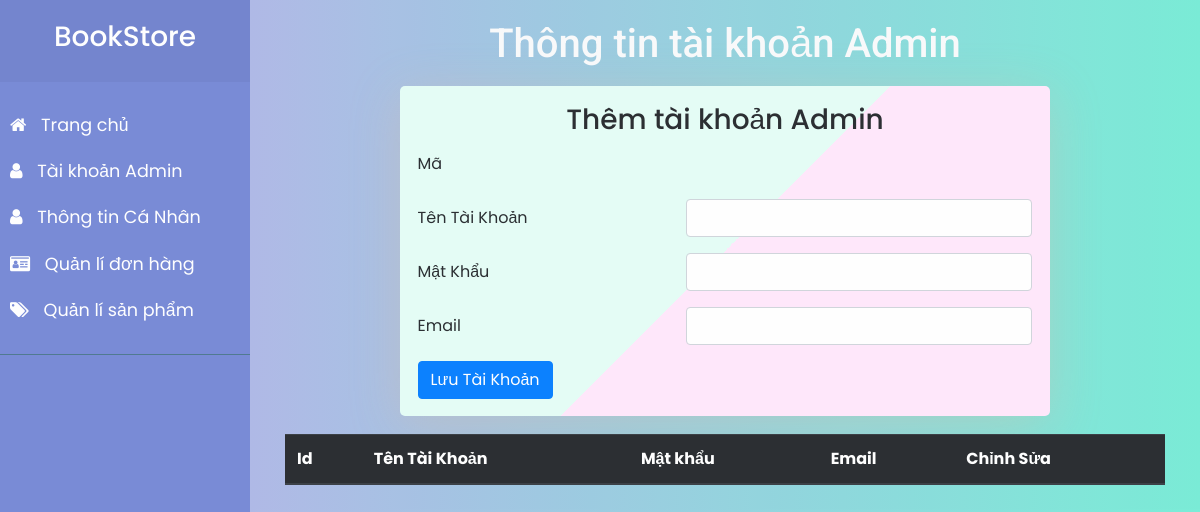
The app's page /Frontend/Admin/AdminInfo.php, older data.
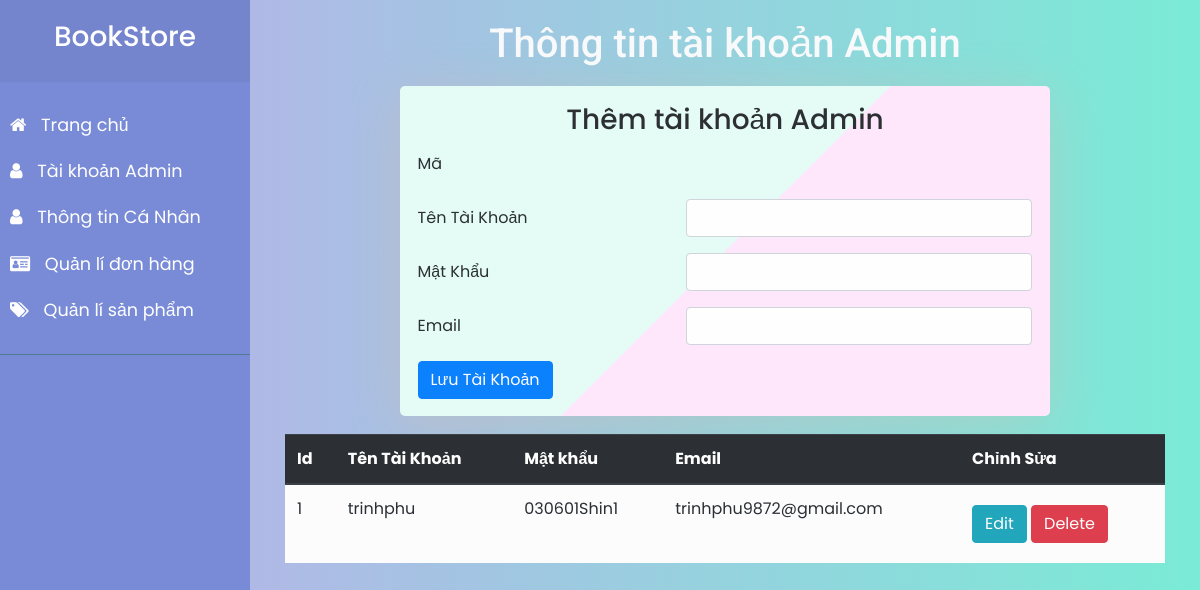
The same page, newer data.
### tables this page shows
CREATE TABLE `taikhoanadmin` (
  `maAdmin` int(255) NOT NULL,
  `Email` varchar(255) NOT NULL,
  `tenAdmin` varchar(255) NOT NULL,
  `matKhau` varchar(255) NOT NULL
);

### Frontend/Admin/AdminInfo.php (the view, shortened to what this page needs)
<!DOCTYPE html>
<html lang="en">
  <head>
    <link
      rel="stylesheet"
      href="https://cdnjs.cloudflare.com/ajax/libs/font-awesome/4.7.0/css/font-awesome.min.css"
    />
    <link rel="stylesheet" href="css/bootstrap.min.css" />
    <link rel="stylesheet" href="css/jquery-ui.min.css" />
    <link rel="stylesheet" href="css/modal.css" />
    <link rel="stylesheet" href="css/style4.css" />
    <link rel="stylesheet" type="text/css" href="css/main.css" />
  </head>
  <body>
    <div class="wrapper">
      <?php
         include("sidebar.php");
      ?>
      <div id="content">
        <h1 class="text-center text-title-Don text-light">
          Thông tin tài khoản Admin
        </h1>
        <div class="container my-auto">
        <div class='form'>
                    <form role='form' method='POST' enctype='multipart/form-data' action='processAdmin.php'>
                      <h3 class='text-center'>Thêm tài khoản Admin</h3>
                      <div class='form-group row'>
                        <label for='Id' class='col-sm-5 col-form-label'
                          >Mã </label
                        >
                        <div class='col-sm-7'>
                          <input
                            type='text'
                            readonly
                            class='form-control-plaintext'
                            id='Id'
                            name='id'
                          />
                        </div>
                      </div>
                      <div class='form-group row'>
                        <label for='inputTaiKhoan' class='col-sm-5 col-form-label'
                          >Tên Tài Khoản</label>
                        <div class='col-sm-7'>
                          <input
                            type='text'
                            class='form-control'
                            id='inputTaiKhoan'
                            name='TaiKhoan'
                          />
                        </div>
                      </div>
                      <div class='form-group row'>
                        <label for='inputPassword' class='col-sm-5 col-form-label'
                          >Mật Khẩu</label
                        >
                        <div class='col-sm-7'>
                          <input
                            type='text'
                            class='form-control'
                            id='inputPassword'
                            name='password'
                          />
                        </div>
                      </div>
                      <div class='form-group row'>
                        <label for='Email' class='col-sm-5 col-form-label'>Email</label>
                        <div class='col-sm-7'>
                          <input
                            type='text'
                            class='form-control'
                            id='Email'
                            name='email'
                          />
                        </div>
                      </div>
                      <button class='btn btn-primary ' type='submit' name='add' onClick='update()'>
                        Lưu Tài Khoản
                      </button>
                    </form>
                  </div>
          <div class="Data">
            <table class="table table-hover table-light">
              <thead class="thead-dark  ">
                <tr>
                  <th scope="col">Id</th>
                  <th scope="col">Tên Tài Khoản</th>
                  <th scope="col">Mật khẩu</th>
                  <th scope="col">Email</th>
                  <th scope="col">Chỉnh Sửa</th>
                </tr>
              </thead>
              <tbody>
              <?php
                      include('connect.php');
                      $lenh = "select * from taikhoanAdmin";
                      $kq = mysqli_query($conn,$lenh);
                      while($row = mysqli_fetch_row($kq))
                      {
                        echo"
                        <tr key=$row[0] id='item'>
                            <td>$row[0]</td>
                            <td>$row[2]</td>
                            <td>$row[3]</td>
                            <td>$row[1]</td>
                            <td>
                            <a href='updateAdmin.php?edit=$row[0]'><button class='my-2 btn btn-info' >Edit</button></a>
                              <a href='processAdmin.php?delete=$row[0]'><button class='my-2 btn btn-danger' onclick='xoa($row[2])' )'>Delete</button></a>
                            </td>
                        </tr>
                        ";
                      };
                  ?>
              </tbody>
            </table>
          </div>
        </div>
      </div>
    </div>
  </body>
</html>

Row changes from the older to the newer data that the page shows:
added taikhoanadmin: maAdmin "1", tenAdmin "trinhphu", matKhau "030601Shin1", Email "trinhphu9872@gmail.com"
